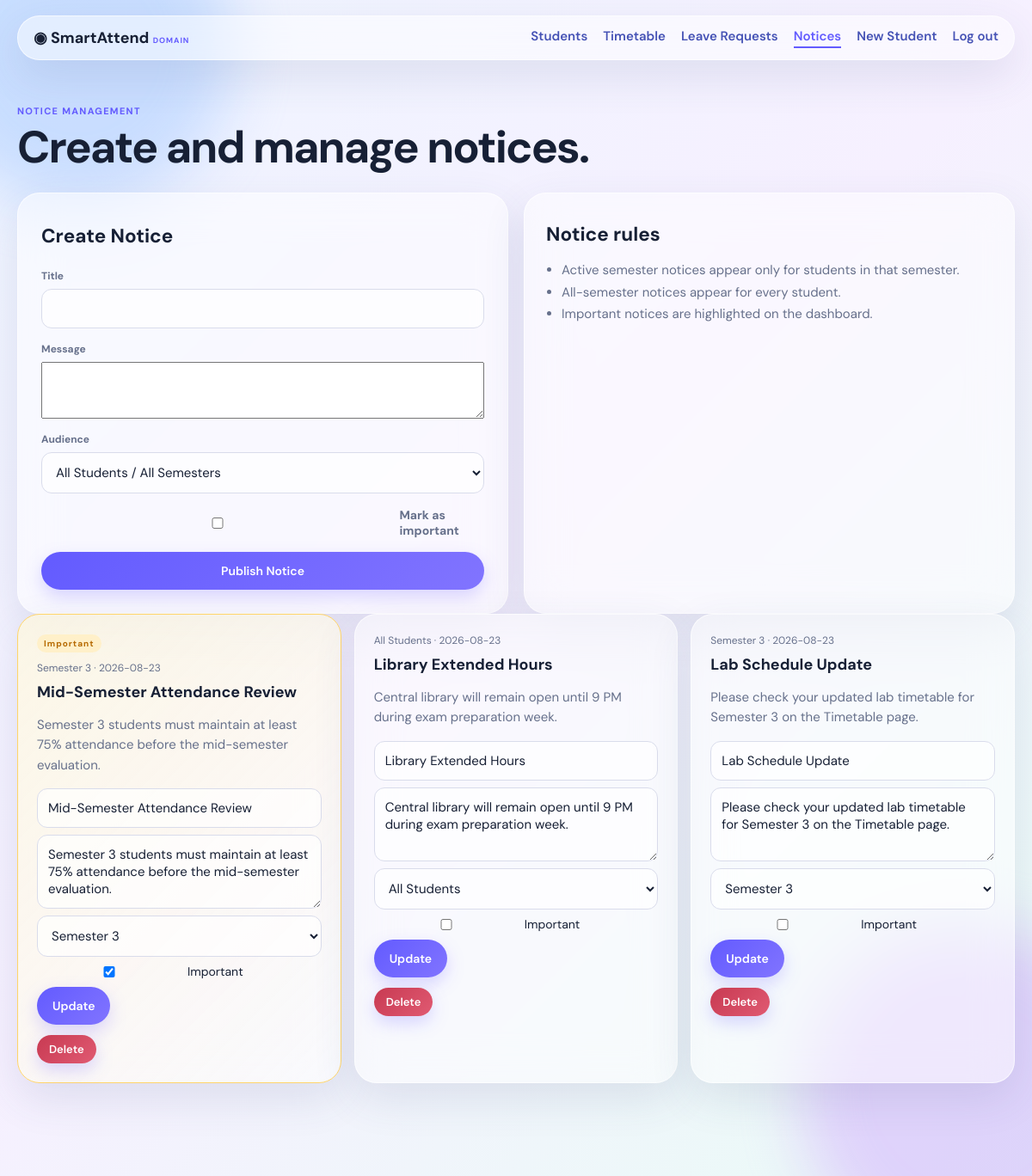
Screenshot of /admin/notices (signed in) with the database file from the repository.
### tables this page shows
CREATE TABLE notices (
    id INTEGER PRIMARY KEY,
    title TEXT NOT NULL,
    message TEXT NOT NULL,
    semester_number INTEGER,
    is_important INTEGER DEFAULT 0,
    created_at TEXT NOT NULL DEFAULT CURRENT_TIMESTAMP
);

### app.py (the view, shortened to what this page needs)
@app.route('/admin/notices', methods=['GET', 'POST'])
@admin_required
def admin_notices():
    conn = get_db()
    active_semesters = conn.execute(
        "SELECT DISTINCT current_semester FROM students WHERE current_semester IS NOT NULL ORDER BY current_semester"
    ).fetchall()
    active_sem_numbers = [r['current_semester'] for r in active_semesters]
    rows = conn.execute('SELECT * FROM notices ORDER BY created_at DESC').fetchall()
    conn.close()
    return render_template('admin_notices.html', notices=rows, active_sem_numbers=active_sem_numbers)

### app.py (called while the page is built)
def admin_required(f):
    @wraps(f)
    def inner(*args, **kwargs):
        if not session.get('admin_id'):
            return redirect(url_for('admin_login'))
        return f(*args, **kwargs)
    return inner

### database.py (called while the page is built)
def get_db():
    conn = sqlite3.connect(DB_PATH)
    conn.row_factory = sqlite3.Row
    conn.execute('PRAGMA foreign_keys = ON')
    return conn

### templates/admin_notices.html (shortened to what this page needs)
{% extends 'base.html' %}
{% block content %}
<div class="page-head">
<span class="eyebrow">NOTICE MANAGEMENT</span>
<h1>Create and manage notices.</h1>
</div>
<section class="calc-layout">
<form class="glass calc-form" method="post">
<h2>Create Notice</h2>
<label>Title<input name="title" required></label>
<label>Message<textarea name="message" rows="4" required></textarea></label>
<label>Audience
<select name="semester_number">
<option value="all">All Students / All Semesters</option>
</select>
</label>
<label class="checkbox-label"><input type="checkbox" name="is_important"> Mark as important</label>
<button>Publish Notice</button>
</form>
<article class="glass leave-info">
<h2>Notice rules</h2>
<ul>
<li>Active semester notices appear only for students in that semester.</li>
<li>All-semester notices appear for every student.</li>
<li>Important notices are highlighted on the dashboard.</li>
</ul>
</article>
</section>
<div class="notice-grid">
{% for n in notices %}
<article class="glass notice-card {{ 'important' if n['is_important'] else '' }}">
{% if n['is_important'] %}<span class="notice-tag">Important</span>{% endif %}
<span class="notice-meta">
{% if n['semester_number'] %}Semester {{ n['semester_number'] }}{% else %}All Students{% endif %}
· {{ n['created_at'][:10] }}
</span>
<h3>{{ n['title'] }}</h3>
<p>{{ n['message'] }}</p>
<form method="post" class="notice-edit-form">
<input name="title" value="{{ n['title'] }}">
<textarea name="message" rows="3">{{ n['message'] }}</textarea>
<select name="semester_number">
<option value="all" {% if not n['semester_number'] %}selected{% endif %}>All Students</option>
{% for num in range(1,9) %}
<option value="{{ num }}" {% if n['semester_number']==num %}selected{% endif %}>Semester {{ num }}</option>
{% endfor %}
</select>
<label class="checkbox-label"><input type="checkbox" name="is_important" {% if n['is_important'] %}checked{% endif %}> Important</label>
<button type="submit">Update</button>
</form>
<form method="post" class="inline-form">
<button type="submit" class="btn-danger">Delete</button>
</form>
</article>
{% else %}
<article class="glass notice-card"><p>No notices created yet.</p></article>
{% endfor %}
</div>
{% endblock %}

### static/css/style.css (style rules this page uses)
:root { --ink:#172035;--muted:#66708b;--line:rgba(255,255,255,.65);--violet:#635bff;--safe:#157a5d;--warn:#b66a00;--danger:#c83a52 }
* { box-sizing:border-box }
body { margin:0;min-height:100vh;background:linear-gradient(135deg,#eef5ff,#f6f0ff 48%,#e9fbf6);color:var(--ink);font:15px 'DM Sans',sans-serif }
.glass { background:rgba(255,255,255,.49);border:1px solid var(--line);box-shadow:0 18px 50px rgba(61,72,125,.12);backdrop-filter:blur(24px);-webkit-backdrop-filter:blur(24px);border-radius:26px }
.eyebrow { display:block;color:var(--violet);font-size:11px;font-weight:700;letter-spacing:1.3px;margin:8px 0 }
h1 { font-size:clamp(30px,5vw,52px);line-height:1.04;margin:6px 0 10px;letter-spacing:-1.9px }
h2 { margin:8px 0 }
p { color:var(--muted);line-height:1.55 }
.pill,button { border:0;background:linear-gradient(135deg,#635bff,#8174ff);color:white;text-decoration:none;border-radius:999px;padding:13px 18px;font:600 14px 'DM Sans';cursor:pointer;box-shadow:0 8px 20px #786cff44 }
.page-head { margin-bottom:26px }
.calc-layout { display:grid;grid-template-columns:1fr 1fr;gap:18px }
.calc-form,.form-grid { padding:27px;display:grid;gap:16px }
.calc-form label,.form-grid label,.auth-card label { display:grid;gap:7px;color:var(--muted);font-size:12px;font-weight:bold }
input,select { width:100%;border:1px solid #d9dceb;background:#ffffffa8;border-radius:12px;padding:12px;font:15px 'DM Sans';color:var(--ink) }
.notice-grid,.leave-grid { display:grid;grid-template-columns:repeat(auto-fill,minmax(280px,1fr));gap:15px;margin-bottom:28px }
.notice-card,.leave-card { padding:22px;position:relative }
.notice-card.important { border-color:#ffd56a;background:linear-gradient(135deg,rgba(255,248,220,.72),rgba(255,255,255,.55)) }
.notice-tag { display:inline-block;background:#fff0c9;color:var(--warn);font-size:10px;font-weight:700;letter-spacing:1px;padding:4px 8px;border-radius:999px;margin-bottom:10px }
.notice-meta { display:block;font-size:12px;color:var(--muted);margin-bottom:8px }
.notice-card h3,.leave-card h3 { margin:0 0 8px;font-size:18px }
.leave-info { padding:25px }
.leave-info ul { padding-left:18px;color:var(--muted);line-height:1.7 }
.leave-form textarea,.notice-edit-form textarea,.admin-action-form textarea { width:100%;border:1px solid #d9dceb;background:#ffffffa8;border-radius:12px;padding:12px;font:15px 'DM Sans';color:var(--ink);resize:vertical }
.inline-form,.inline-edit-form,.admin-action-form,.notice-edit-form { display:flex;flex-wrap:wrap;gap:8px;align-items:center;margin-top:12px }
.btn-danger { background:linear-gradient(135deg,#c83a52,#e05a72);color:#fff;border:0;border-radius:999px;padding:8px 14px;font:600 13px 'DM Sans';cursor:pointer }
.checkbox-label { display:flex!important;flex-direction:row;align-items:center;gap:8px;font-size:14px!important }
.notice-edit-form input,.notice-edit-form select { flex:1;min-width:160px }

### rows the page displays
notices: shows "Important", semester_number "3", created_at "2026-08-23", title "Mid-Semester Attendance Review", message "Semester 3 students must maintain at least 75% attendance before the mid-semester evaluation.", semester_number "Semester 3", is_important "☑"
notices: shows "All Students", created_at "2026-08-23", title "Library Extended Hours", message "Central library will remain open until 9 PM during exam preparation week."
notices: semester_number "3", created_at "2026-08-23", title "Lab Schedule Update", message "Please check your updated lab timetable for Semester 3 on the Timetable page.", semester_number "Semester 3"
